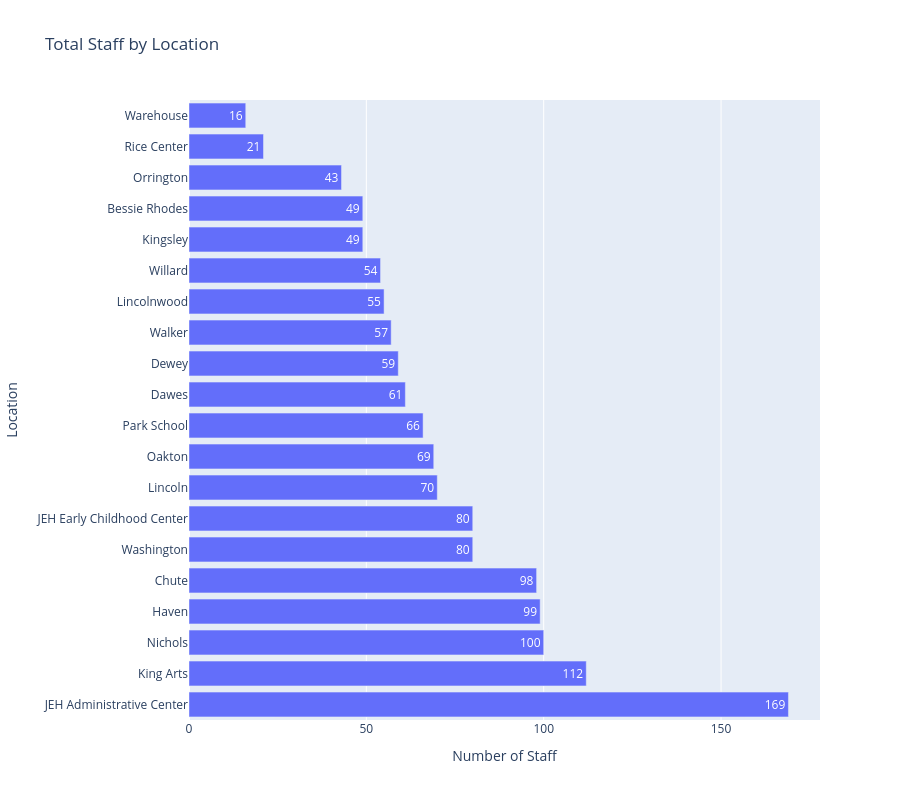

Notebook cell for this chart:
### Code cell
# Total staff by location
all_locations = all_locations.sort_values('total_staff', ascending=False)

# Plot Total Staff by Location
fig = go.Figure()
fig.add_trace(go.Bar(
    x=all_locations['total_staff'],
    y=all_locations['school'],
    orientation='h',
    text=all_locations['total_staff'],
    textposition='auto'
))
fig.update_layout(
    title='Total Staff by Location',
    xaxis_title='Number of Staff',
    yaxis_title='Location',
    height=800
)
fig.write_html('total_staff_by_location.html')
fig.show()

### Figure 1 — Plotly figure (JSON) as saved in the notebook; plotly's stock layout.template omitted (floating-point values rounded to 4 significant figures)
{"data": [{"orientation": "h", "text": [169.0, 112.0, 100.0, 99.0, 98.0, 80.0, 80.0, 70.0, 69.0, 66.0, 61.0, 59.0, 57.0, 55.0, 54.0, 49.0, 49.0, 43.0, 21.0, 16.0], "textposition": "auto", "type": "bar", "x": [169, 112, 100, 99, 98, 80, 80, 70, 69, 66, 61, 59, 57, 55, 54, 49, 49, 43, 21, 16], "y": ["JEH Administrative Center", "King Arts", "Nichols", "Haven", "Chute", "Washington", "JEH Early Childhood Center", "Lincoln", "Oakton", "Park School", "Dawes", "Dewey", "Walker", "Lincolnwood", "Willard", "Kingsley", "Bessie Rhodes", "Orrington", "Rice Center", "Warehouse"]}], "layout": {"height": 800, "title": {"text": "Total Staff by Location"}, "xaxis": {"title": {"text": "Number of Staff"}}, "yaxis": {"title": {"text": "Location"}}}}
